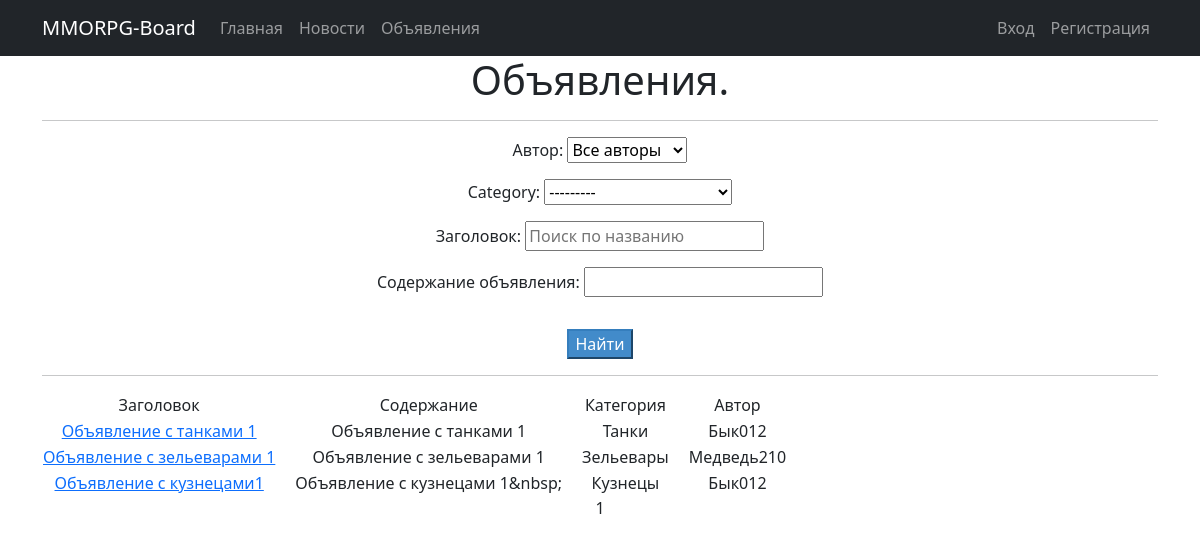
/classifieds/, run on the app's committed database.
### classifiedsapp/models.py (models this page shows, shortened)
class Classified(models.Model):
    CATEGORIES = [
        ('TA', 'Танки'),
        ('HL', 'Хилы'),
        ('DD', 'ДД'),
        ('TR', 'Торговцы'),
        ('GM', 'Гилдмастеры'),
        ('QG', 'Квестгиверы'),
        ('SM', 'Кузнецы'),
        ('TN', 'Кожевники'),
        ('PT', 'Зельевары'),
        ('SP', 'Мастера заклинаний'),
    ]
    title = models.CharField(max_length=255)
    content = RichTextUploadingField('Содержание')
    author = models.ForeignKey(User, on_delete=models.CASCADE)
    category = models.CharField(max_length=2, choices=CATEGORIES, default='TA')
    def preview(self):
        html_string = str(self.content)
        regexp = re.compile('<.*?>')
        cleaned_string = re.sub(regexp, '', html_string)
        return cleaned_string

### classifiedsapp/views.py (the view)
# urls.py: path('classifieds/', ClassifiedList.as_view(), name='classified_list'),
class ClassifiedList(ListView):
    model = Classified
    template_name = 'classifieds/classifieds_list.html'
    context_object_name = 'classifieds'
    paginate_by = 15
    def get_queryset(self):
        queryset = super().get_queryset()
        self.filterset = ClassifiedFilter(self.request.GET, queryset)
        return self.filterset.qs
    def get_context_data(self, **kwargs):
        context = super().get_context_data(**kwargs)
        context['filterset'] = self.filterset
        return context

### templates/classifieds/classifieds_list.html (shortened to what this page needs)
{% extends 'default.html' %}
{% load custom_tags %}
{% block content %}
    <h1>Объявления.</h1>
    <hr>
    {% if classifieds %}
        <form action="" method="get">
            {{ filterset.form.as_p }}
            <input type="submit" class="mt-3 btn-primary" value="Найти" />
        </form>
        <hr>
        <table>
            <tr>
                <td>Заголовок</td>
                <td>&emsp;</td>
                <td>Содержание</td>
                <td>&emsp;</td>
                <td>Категория</td>
                <td>&emsp;</td>
                <td>Автор</td>
            </tr>
            {% for classified in classifieds %}
            <tr>
                <td><a href="{{ classified.pk }}">{{ classified.title }}</a></td>
                <td>&emsp;</td>
                <td>{{ classified.preview }}</td>
                <td>&emsp;</td>
                <td>{{ classified.get_category_display }}</td>
                <td>&emsp;</td>
                <td>{{ classified.author }}</td>
            </tr>
            {% endfor %}
        </table>
    {% else %}
        <h2>Объявления отсутствуют.</h2>
    {% endif %}
    {{ page_obj.number }}
{% endblock content %}

### data on the page
Classified: title "Объявление с танками 1", preview "Объявление с танками 1", category "Танки", author "Бык012"
Classified: title "Объявление с зельеварами 1", preview "Объявление с зельеварами 1", category "Зельевары", author "Медведь210"
Classified: title "Объявление с кузнецами1", preview "Объявление с кузнецами 1&nbsp;", category "Кузнецы", author "Бык012"

### other printed values
{{ page_obj.number }} "1"
